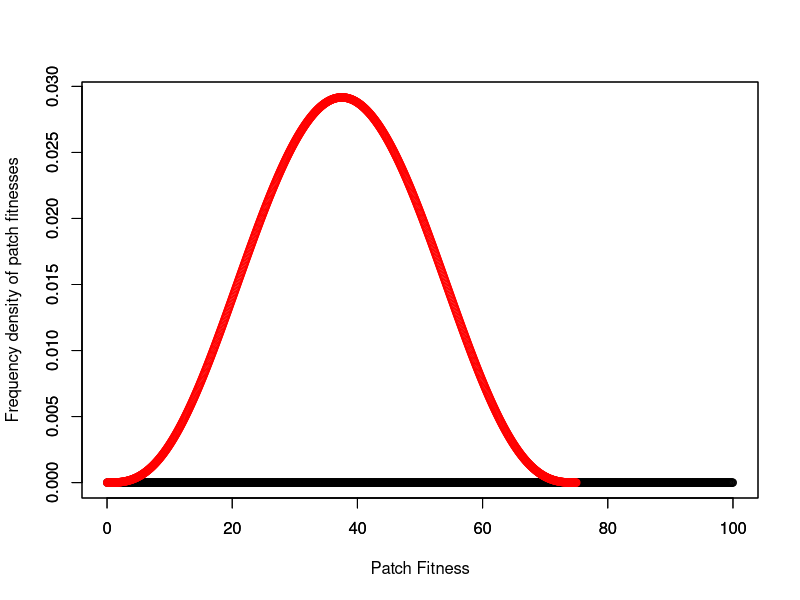
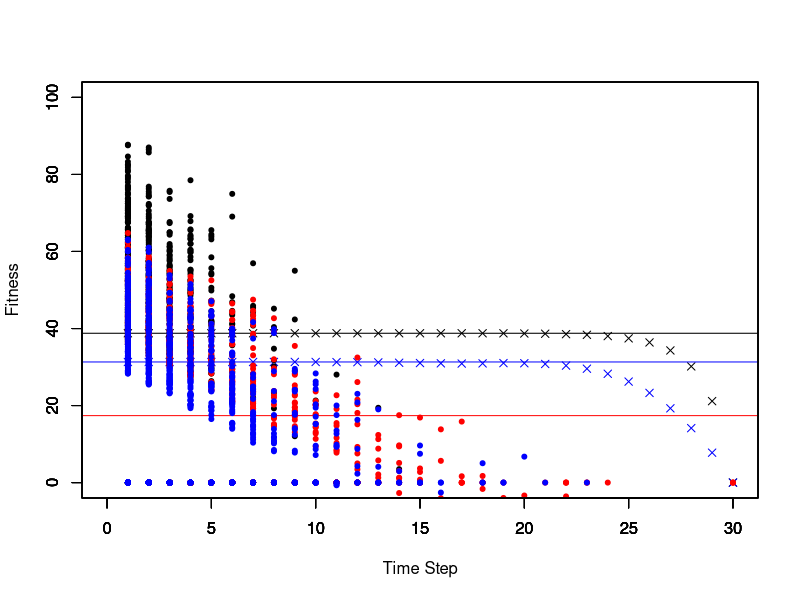

Source code (R) for these figures, in order:
## Crowley et al. 2019
## 09/05/2019

## First define the BetaVec function
BetaVec <- function(Fx,a,b,res){
  p = rep(0,res) ## p vector
  q = rep(0,res) ## psi vector
  x = seq(from = 0.5/res, to = (res-0.5)/res, by = 1/res)
  bet = (x^(a-1))*((1-x)^(b-1))
  summer = 0
  for(i in 1:res){
    summer = summer +bet[i]/res
  }
  beta = bet/summer
  better = 0
  batter = 0
  for(i in res:1){
    better = better + beta[i]/res
    batter = batter + (beta[i]/res)*(i-0.5)/res
    p[i] = better
    q[i] = (batter/p[i])*Fx
  }
  return(list(beta, p, q)) 
}

## Now define the FDraw function
FDraw <- function(Cumbeta, Fx, res){
  frac = runif(n = 1, min = 0, max = 1)
  i = 1
  while(Cumbeta[i]<frac && i < res){
    i = i + 1
  }
  if(i == 1){
    Cmin = 0
  }else{
    Cmin = Cumbeta[i-1]
  }
  ffrac = i/res - (1/res)*(Cumbeta[i]-frac)/(Cumbeta[i]-Cmin)
  FF = ffrac*Fx
  return(FF)
}


## Define variables
Fx = 100
a = 4
b = 4
n = 30
h = 0.5
s = 0.9
del = 3
c = 1

FxH = 75
aH  = a
bH = b
nH = n
hH  = 0.25
sH = s
delH = del
cH = c

res = 1000
m = 1000
seePre = 1
seeMix = 1
seePost = 1

ETS = matrix(0, nrow = 1, ncol = 3)
ETS

## Calculate functions for HIREC
stuff <- BetaVec(Fx,a,b,res)
beta = stuff[[1]]
p = stuff[[2]]
q = stuff[[3]]

I = rep(0,n)
f = rep(0,n)
P = rep(0,n)

for(i in n:1){
  prod = 1
  if(i <= (n-1)){
    for(j in i:(n-1)){
      if(j > i){
        prod = prod*(1-h*P[j])
      }
      step = (s^(j-i+1))*h*P[j+1]*(I[j+1]-(((j+1)^c) - (i^c))*del)*prod
      print(step)
      if(step < 0){
        step = 0
      }
      f[i] = f[i] + step
    }
  }
  frac = f[i]/Fx
  if(frac > 1){
    frac = 1
  }
  ii = ceiling(res*frac)
  if(ii == 0){
    ii = 1
  }
  jj = res*frac - floor(res*frac)
  P[i] = p[ii] - (beta[ii]/res)*jj
  I[i] = q[ii] - (beta[ii]/res)*((ii-0.5)/res)*Fx*jj
}

prod = 1
F00 = 0
for(j in 0:(n-1)){
  if(j > 0){
    prod = prod*(1-h*P[j])
  }
  step = s^(j+1)*h*P[j+1]*(I[j+1]-((j+1)^c)*del)*prod
  if(step < 0){
    step = 0
  }
  F00 = F00+step
}
ETS[1] = 1
prod = 1
for(kk in 2:nH){
  prod = prod*(1-h*P[kk-1])
  ETS[1] = ETS[1] + s^kk*prod
}

Sim = matrix(0, nrow = m, ncol = 2)
Cumbeta = rep(0,res)
Cumbeta[1] = beta[1]/res
for(i in 2:res){
  Cumbeta[i] = Cumbeta[i-1] + beta[i]/res
}
for(mm in 1:m){
  flag = 1
  i = 1
  while (flag&&(i<=n)) {
    mort = runif(n = 1, min = 0, max = 1)
    if(mort > s){
      Sim[mm,1] = 0
      Sim[mm,2] = i
      flag = 0
    }else{
      patch = runif(n = 1, min = 0, max = 1)
      if(patch < h){
        FF = FDraw(Cumbeta, Fx, res)
        if(FF >= f[i]){
          Sim[mm, 1] = FF-(i^c)*del
          Sim[mm, 2] = i
          flag = 0
        }
      }
      
    }
    i = i + 1
  }
  if(i > n && flag != 0){
    Sim[mm, 1] = 0
    Sim[mm, 2] = n
  } 
}

FitmeanAndStepmean = colMeans(Sim)
EmFitMean = FitmeanAndStepmean[1]
EmStopMean = FitmeanAndStepmean[2]

#####
## Calculate functions for the adapted post-HIREC world
stuffH <- BetaVec(FxH,aH,bH,res)
betaH <- stuffH[[1]]
pH <- stuffH[[2]]
qH <- stuffH[[3]]

FH = rep(0,nH)
PH = rep(0,nH)
IH = rep(0,nH)

for(i in nH:1){
  prod = 1
  for(j in i:nH-1){
    if(j > i){
      prod = prod*(1 - hH*PH[j])
      }
      step = (sH^(j-i+1))*hH*PH[j+1]*(IH[j+1]-(((j+1)^cH) - (i^cH))*delH)
      if(step < 0){
        step = 0
      }
      FH[i] = FH[i] + step
    }
    frac = FH[i]/FxH
    if(frac > 1){
      frac = 1
    }
    ii = ceiling(res*frac)
    if(ii == 0){
      ii = 1
  }
  jj = res*frac - floor(res*frac)
  PH[i] = pH[ii] - (betaH[ii]/res)*jj
  IH[i] = qH[ii] - (betaH[ii]/res)*((ii-0.5)/res)*FxH*jj
}

prod = 1
F00H = 0
for(j in 0:(nH-1)){
  if(j < 0){
    prod = prod*(1-hH*PH[j])
  }
  step = (sH^(j+1))*hH*PH[j+1]*(IH[j+1]-((j+1)^cH)*delH)*prod
  if(step < 0){
    step = 0
  }
  F00H = F00H + step
}

ETS[3] = 1
prod = 1
for(kk in 2:nH){
  prod = prod*(1-hH*PH[kk-1])
  ETS[3] = ETS[3] + sH^kk*prod
}

## Pre-HIREC and Post-HIREC fitness distributions
bet = rep(0,res)
betH = rep(0,res)
beta = rep(0,res)
betaH = rep(0,res)
x = seq(from = 0.5/res, to = (res-0.5)/res, by = 1/res)
xx = x*Fx
yy = x*FxH
bet = (x^(a-1))*((1-x)^(b-1))
betH = (x^(aH-1))*((1-x)^(bH-1))
sum = 0
sumH = 0
for(i in 1:res){
  sum = sum + bet[i]/res
  sumH = sumH + betH[i]/res
}
bet = bet/sum
betaH = betH/sumH
Feta = beta/Fx
FetaH = betaH/FxH
maxF = max(Feta)
maxFH = max(FetaH)
if(maxF > maxFH){
  maxx = maxF
}else{
  maxx = maxFH
}

plot(xx, Feta, col = "black", xlim = c(xmin = 0, xmax = Fx), ylim = c(ymin = 0, ymax = maxx), xlab = '', ylab = '')
par(new = TRUE)
plot(yy, FetaH, col = "red", xlim = c(xmin = 0, xmax = Fx), ylim = c(ymin = 0, ymax = maxx), xlab = 'Patch Fitness', ylab = 'Frequency density of patch fitnesses')

## Calculate functions with pre-HIREC thresholds but post-HIREC parameters 
PX = rep(0,nH)
IX = rep(0,nH)
for(i in 1:nH){
  frac = f[i]/FxH
  if(frac > 1){
    frac = 1
  }
  ii = ceiling(res*frac)
  if(ii == 0){
    ii = 1
  }
  jj = res*frac-floor(res*frac)
  PX[i] = pH[ii]-(betaH[ii]/res)*jj
  IX[i] = qH[ii]-(betaH[ii]/res)*((ii-0.5)/res)*FxH*jj
}
prod = 1
F00X = 0
for(j in 0:(nH-1)){
  if(j > 0){
    prod = prod*(1-hH*PX[j])
  }
  step = sH^(j+1)*hH*PX[j+1]*(IX[j+1]-((j+1)^cH)*delH)*prod
  if(step < 0){
    step = 0
  }
  F00X = F00X + step
}

ETS[2] = 1
prod = 1
for(kk in 2:nH){
  prod = prod*(1-hH*PX[kk-1])
  ETS[2] = ETS[2] + sH^kk*prod
}
## simulation pre/post 
SimX = matrix(0, m, 2)
Cumbeta = seq(1, res)
Cumbeta[1] = betaH[1]/res
for(i in 2:res){
  Cumbeta[i] = Cumbeta[i-1] + betaH[i]/res
}
for(mm in 1:m){
  flag = 1
  i =1
  while (flag&&(i<=nH)) {
    mort = runif(n = 1, min = 0, max = 1)
    if(mort > sH){
      SimX[mm,1] = 0
      SimX[mm,2] = i
      flag = 0
    }else{
      patch = runif(n = 1, min = 0, max =1)
      if(patch < hH){
        FF = FDraw(Cumbeta, FxH, res)
        if(FF >= f[i]){
          SimX[mm,1] = FF - (i^cH)*delH
          SimX[mm,2] = i
          flag = 0
        }
      }
    }
    i = i + 1
  }
  if((i > nH)&&flag){
    SimX[mm,1] = 0
    SimX[mm,2] = nH
  }
}
FitmeanAndStepmeanX = colMeans(SimX)
EmFitMeanX = FitmeanAndStepmeanX[1]
EmStopMeanX = FitmeanAndStepmeanX[2]

## SImulate with post-HIREC parameters and thresholds
SimH = matrix(0, m, 2)
for(mm in 1:m){
  flag = 1
  i = 1
  while (flag&&(i<=nH)) {
    mort = runif(n = 1, min = 0, max = 1)
    if(mort > sH){
      SimH[mm,1] = 0
      SimH[mm,2] = i
      flag = 0
    }else{
      patch = runif(n = 1, min = 0, max = 1)
      if(patch < hH){
        FFH = FDraw(Cumbeta, FxH, res)
        if(FFH >= FH[i]){
          SimH[mm,1] = FFH-(i^cH)*delH
          SimH[mm,2] = i
          flag = 0
        }
      }
    }
    i = i +1
  }
  if((i > nH)&&flag){
    SimH[mm,1] = 0
    SimH[mm,2] = n
  }
}
FitmeanAndStepmeanH = colMeans(SimH)
EmFitMeanH = FitmeanAndStepmeanH[1]
EmStopMeanH = FitmeanAndStepmeanH[2]

if(nH > n){
  nmx = nH
}else{
  nmx = n
}
if(FxH > Fx){
  Fxmx = FxH
}else{
  Fxmx = Fx
}
## Output plot
xx = 1:n
xxx = 1:nH
plot(xx, f, col = "black", xlim = c(xmin = 0, xmax = 30), ylim = c(ymin = 0, ymax = 100), pch = 4, xlab = '', ylab = '')
par(new = TRUE)
plot(xxx, FH, xlim = c(xmin = 0, xmax = 30), ylim = c(ymin = 0, ymax = 100), col = "blue", pch = 4, xlab = '', ylab = '')
abline(h = F00, col = "black", pch = 19)
abline(h = F00X, col = "red", pch = 19)
abline(h = F00H, col = "blue", pch = 19)
par(new = TRUE)
plot(Sim[,2], Sim[,1], xlim = c(xmin = 0, xmax = 30), ylim = c(ymin = 0, ymax = 100), col = "black", pch = 20, xlab = 'Time Step', ylab = 'Fitness')
par(new = TRUE)
plot(SimX[,2], SimX[,1], xlim = c(xmin = 0, xmax = 30), ylim = c(ymin = 0, ymax = 100), col = "red", pch = 20, xlab = '', ylab = '')
par(new = TRUE)
plot(SimH[,2], SimH[,1], xlim = c(xmin = 0, xmax = 30), ylim = c(ymin = 0, ymax = 100), col = "blue", pch = 20, xlab = '', ylab = '')
